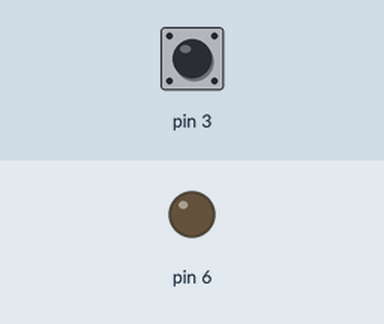
Simulated run of this sketch. Board: Arduino Uno, built with avr-gcc and run on an emulated ATmega328P. On the bench: output pins drawn as LEDs (lit = HIGH). The test bench sets the inputs (shaded band); at power-on: pin 3 LOW. What the sketch prints to the serial monitor is not drawn.

Above: at 1.2 s.
1.3 s: pin 3 pulled HIGH for 0.15 s
At 1.7 s:
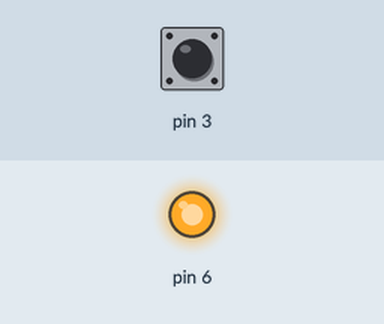
2.9 s: pin 3 pulled HIGH for 1 s
At 4.2 s:
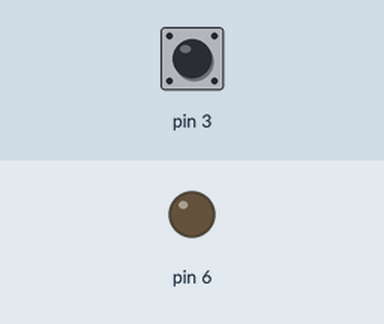
5.4 s: pin 3 pulled HIGH for 3.2 s
At 6.0 s:
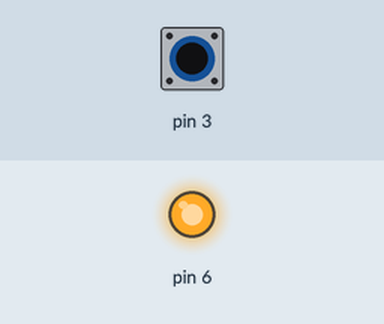
Timing chart, 0 to 8.4 s (numbered marks = the images above; inputs shaded):
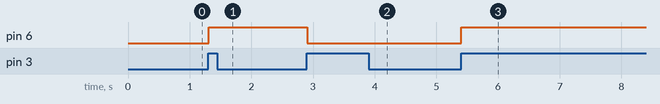

The sketch:

LightOnAndOff.ino
```cpp
// 全局变量定义区域
int i;                    // 用于打印按钮状态监测的临时变量
int buttonState;          // 存储当前读取到的按钮状态（0或1）
int lastButtonState = 0;  // 存储上一次循环中读取到的按钮状态，用于边缘检测
int ledState = 0;         // 存储LED灯的当前状态（0表示关闭，1表示开启）

// 初始化函数，Arduino上电或复位后只执行一次
void setup() {
  pinMode(3, INPUT);      // 将数字引脚3设置为输入模式，用于连接按钮
  pinMode(6, OUTPUT);     // 将数字引脚6设置为输出模式，用于连接LED灯
  Serial.begin(9600);     // 初始化串口通信，波特率为9600，用于调试输出
}

// 主循环函数，会不断重复执行
void loop() {
  i = buttonState = digitalRead(3);  // 读取引脚3的电平状态，赋值给buttonState和i
  Serial.println(i);                 // 通过串口打印当前按钮状态，便于调试观察

  // 边缘检测逻辑：只在按钮从未按下(0)变为按下(1)的瞬间执行一次
  if (buttonState == 1 && lastButtonState == 0) {
    // 当检测到按钮按下边缘时，翻转LED灯的状态
    ledState = !ledState;            // 使用逻辑非运算(!)翻转ledState的值（0变1，1变0）
    digitalWrite(6, ledState);       // 将新的LED状态写入引脚6，控制LED灯的亮灭
  }

  lastButtonState = buttonState;  // 更新lastButtonState为当前按钮状态，为下一次边缘检测做准备
}
```

Measured:
- after the input at 1.3 s, pin 6: LOW → HIGH at once
- after the input at 2.9 s, pin 6: HIGH → LOW at once
- after the input at 5.4 s, pin 6: LOW → HIGH at once
